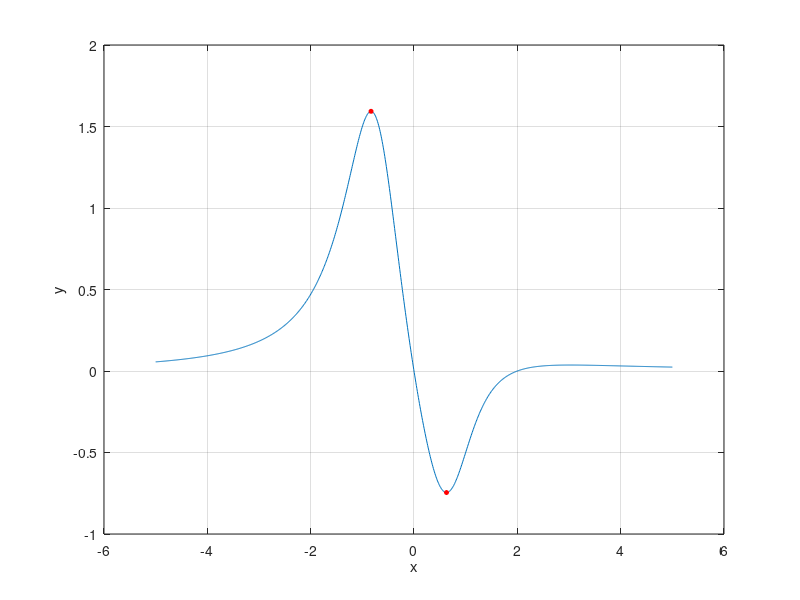
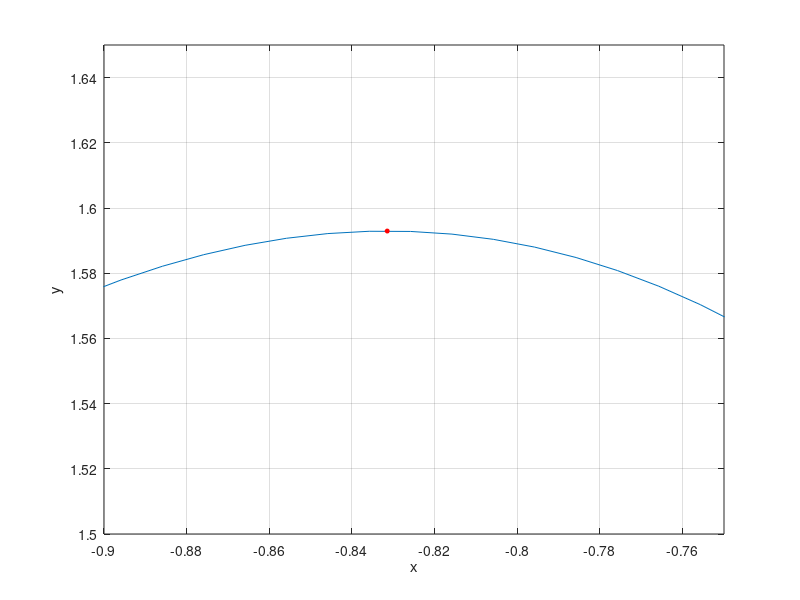
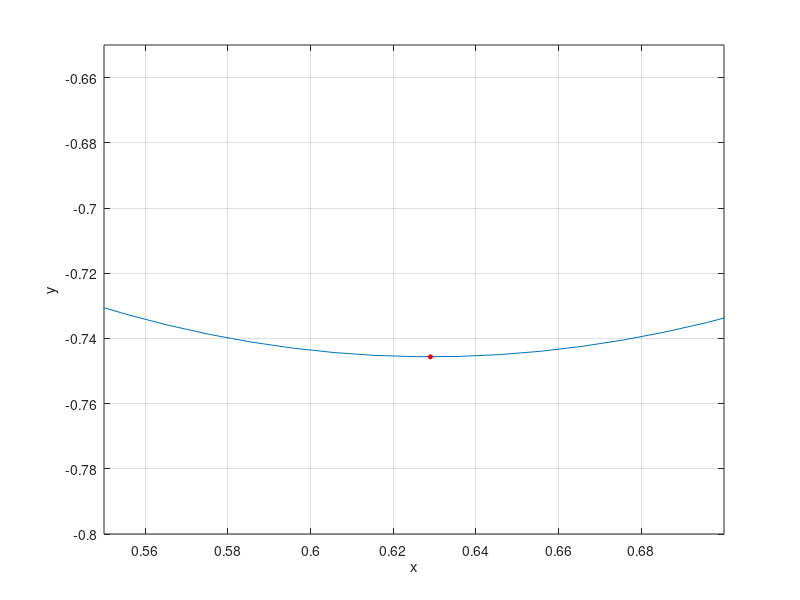

These charts were generated, in order, by the following MATLAB code:
%% Uppgift 6
% Minima och maxima vid punkterna $[-5, 5]$ för funktionen
%
% $$ f(x) = \frac{x^2 - 2x}{x^4 + 1} $$
x = linspace(-5, 5, 1000);
x1 = -5;
x2 = 5;
y = @(x) (x.^2 - 2*x) ./ (x.^4 + 1);
x_min = fminbnd(@(x) y(x), x1, x2);
x_max = fminbnd(@(x) -y(x), x1, x2);

figure;
plot(x, y(x));
hold on;
xlabel('x');
ylabel('y');
grid on;
plot(x_min, y(x_min), 'ro', 'MarkerSize', 3, 'MarkerFaceColor', 'r');
plot(x_max, y(x_max), 'ro', 'MarkerSize', 3, 'MarkerFaceColor', 'r');
hold off;
%%
% Genom att använda fminbnd() så hittar vi minima genom att passera originala
% funktionen som argument. För att hitta maxima så passerar vi också funktionen
% som argument, men vi multiplicerar den med -1 för att hitta maxima, alltså
% omvandlar vi funktionen till $-f(x)$.
%%
% Nu tittar vi närmare på vardera punkt
figure;
plot(x, y(x));
hold on;
xlabel('x');
ylabel('y');
grid on;
plot(x_max, y(x_max), 'ro', 'MarkerSize', 3, 'MarkerFaceColor', 'r');
axis([-0.9 -0.75, 1.5 1.65]);
hold off;
%%
% $$ x_{max} \approx -0.83 $$
%%
figure;
plot(x, y(x));
hold on;
xlabel('x');
ylabel('y');
grid on;
plot(x_min, y(x_min), 'ro', 'MarkerSize', 3, 'MarkerFaceColor', 'r');
axis([0.55 0.7, -0.8 -0.65]);
hold off;
%%
% $$ x_{min} \approx 0.629 $$
%
% Vi har alltså fått att
%
% $$ x_{min} \approx 0.629,~f(x_{min}) \approx -0.746 $$
%
% och
%
% $$ x_{max} \approx -0.831,~f(x_{max}) \approx 1.593. $$
